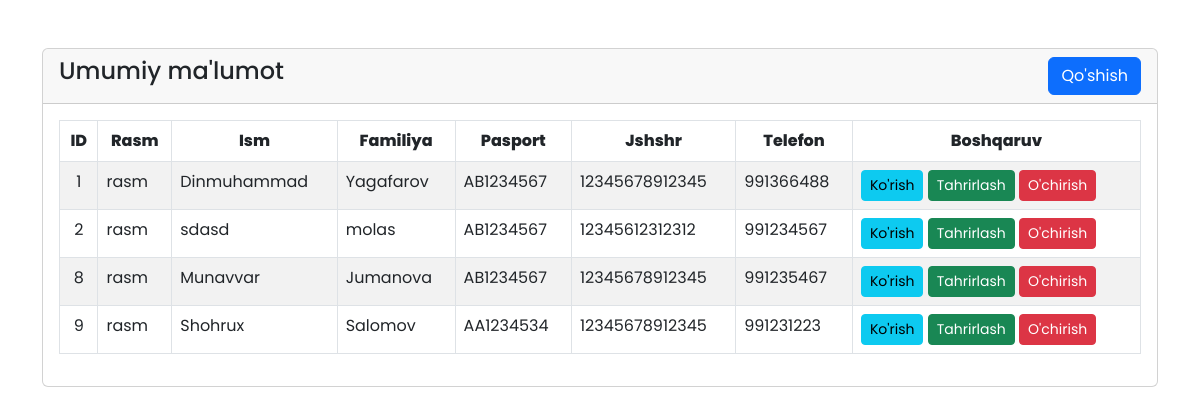
The page / on the database its author committed.
### tables this page shows
CREATE TABLE `dataUser` (
  `user_id` int NOT NULL,
  `fname` varchar(255) DEFAULT NULL,
  `lname` varchar(255) DEFAULT NULL,
  `pasport` varchar(10) DEFAULT NULL,
  `jshshr` varchar(15) DEFAULT NULL,
  `descRip` varchar(530) NOT NULL,
  `img_url` varchar(255) NOT NULL,
  `telnum` int NOT NULL
);

### index.php (the view, shortened to what this page needs)
<?php
    require './config.php';
?>
<!DOCTYPE html>
<html lang="en">
<head>
    <link rel="stylesheet" href="./assets/fonts/stylesheet.css">
    <link rel="stylesheet" href="./assets/bootstrap/css/bootstrap.min.css">
    <link rel="stylesheet" href="./styles/style.css">
</head>
<body>
   <div class="container mt-5">
        <div class="row">
            <div class="col-md-12">
                <div class="card">
                    <div class="card-header">
                        <h4>Umumiy ma'lumot
                            <a href="./create.php" class="btn btn-primary float-end">Qo'shish</a>
                        </h4>
                    </div>
                    <div class="card-body">
                        <table class="table table-bordered table-striped">
                            <thead>
                                <tr class='text-center'>
                                    <th>ID</th>
                                    <th>Rasm</th>
                                    <th>Ism</th>
                                    <th>Familiya</th>
                                    <th>Pasport</th>
                                    <th>Jshshr</th>
                                    <th>Telefon</th>
                                    <th>Boshqaruv</th>
                                </tr>
                            </thead>
                            <tbody>
                                <?php
                                    $query = "SELECT * FROM dataUser";
                                    $query_run = mysqli_query($conn,$query);
                                    if(mysqli_num_rows($query_run)>0){
                                        foreach($query_run as $us){
                                            ?>
                                            <tr>
                                                <td class='text-center'><?= $us['user_id'];?></td>
                                                <td>rasm</td>
                                                <td><?= $us['fname'];?></td>
                                                <td><?= $us['lname'];?></td>
                                                <td><?= $us['pasport'];?></td>
                                                <td><?= $us['jshshr'];?></td>
                                                <td><?= $us['telnum'];?></td>
                                                <td>
                                                    <a href="#" class="btn btn-info btn-sm">Ko'rish</a>
                                                    <a href="dataEdit.php?id=<?= $us['user_id']; ?>" class="btn btn-success btn-sm">Tahrirlash</a>
                                                    <a href="#" class="btn btn-danger btn-sm">O'chirish</a>
                                                </td>
                                            </tr>
                                            <?php
                                        }
                                    }else{
                                        echo "<h5>Ma'lumot mabjud emas</h5>";
                                    }
                                ?>
                            </tbody>
                        </table>
                    </div>
                </div>
            </div>
        </div>
   </div>
</body>
</html>

### styles/style.css (style rules this page uses)
*,*::after,*::before { margin: 0; padding: 0; box-sizing: border-box; font-family: 'Poppins',Arial,sans-serif; }
a { text-decoration: none; }

### rows shown on the page
datauser: user_id "1", fname "Dinmuhammad", lname "Yagafarov", pasport "AB1234567", jshshr "12345678912345", telnum "991366488"
datauser: user_id "2", fname "sdasd", lname "molas", pasport "AB1234567", jshshr "12345612312312", telnum "991234567"
datauser: user_id "8", fname "Munavvar", lname "Jumanova", pasport "AB1234567", jshshr "12345678912345", telnum "991235467"
datauser: user_id "9", fname "Shohrux", lname "Salomov", pasport "AA1234534", jshshr "12345678912345", telnum "991231223"
